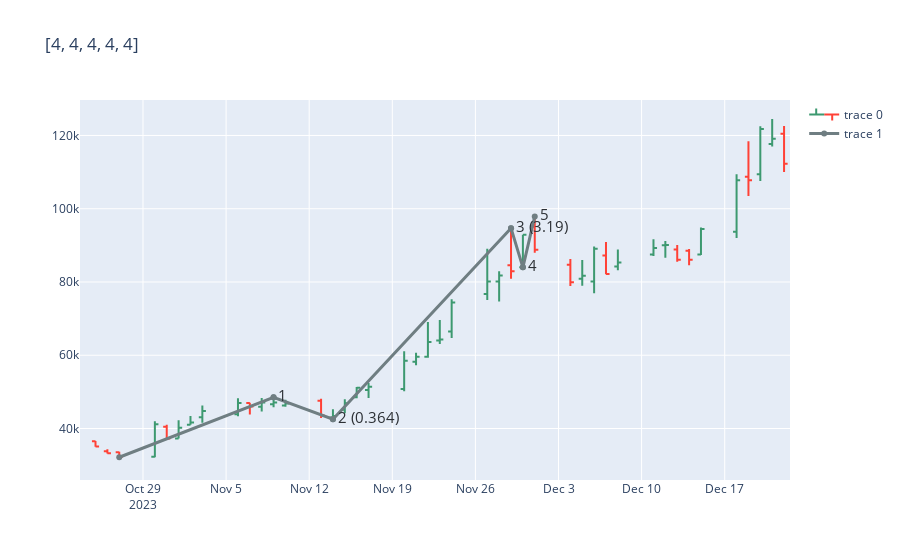

Source (notebook cell):
### Code cell
wave_config = [2, 0, 2, 0, 0]
waves_up = wa.find_impulsive_wave(idx_start=idx_start, wave_config=wave_config)

if waves_up:
    wavepattern_up = WavePattern(waves_up, verbose=True)

    for rule in rules_to_check:
        if wavepattern_up.check_rule(rule):
            if wavepattern_up in wavepatterns_up:
                print("SKIPPING")
                plot_pattern(
                    df=df,
                    wave_pattern=wavepattern_up,
                    title=str(wave_config),
                )
                continue
            else:
                wavepatterns_up.add(wavepattern_up)
                print(f"{rule.name} found: {wave_config}")
                plot_pattern(
                    df=df,
                    wave_pattern=wavepattern_up,
                    title=str(new_option_impulse),
                )
        else:
            plot_pattern(
                df=df,
                wave_pattern=wavepattern_up,
                title=str(new_option_impulse),
            )
